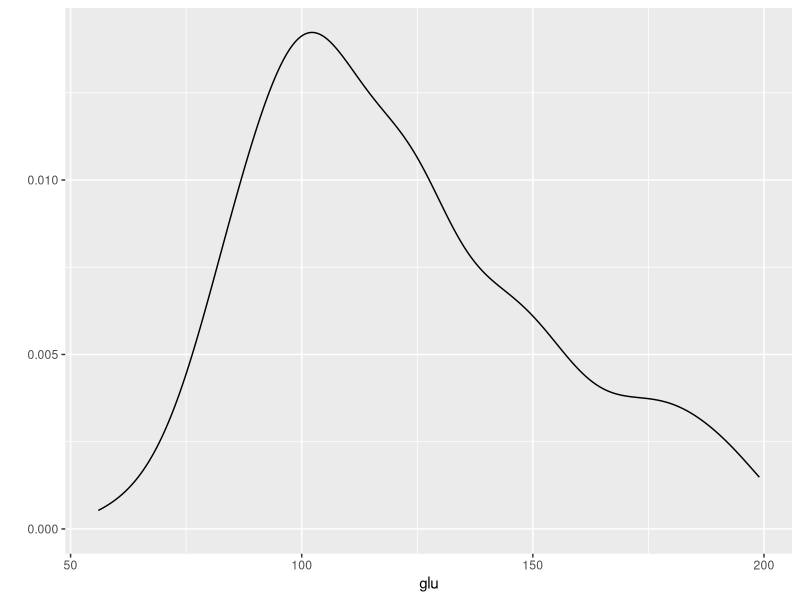
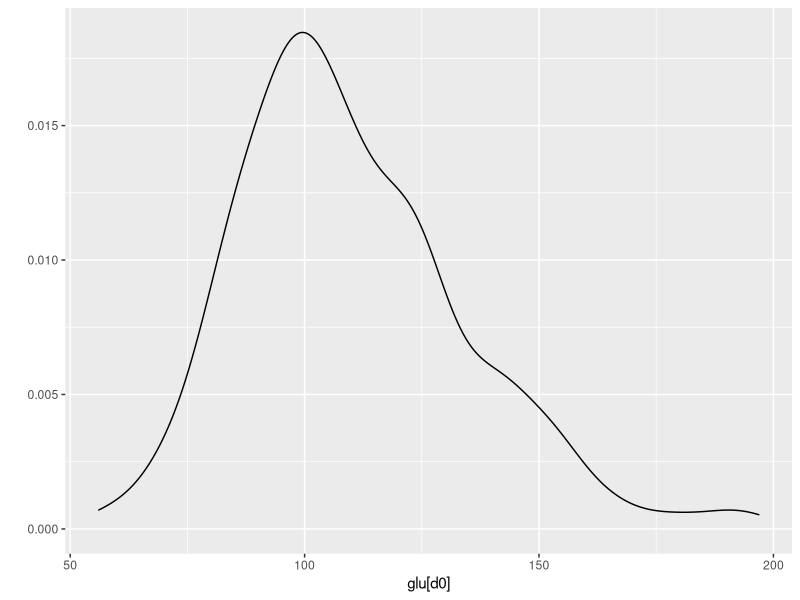
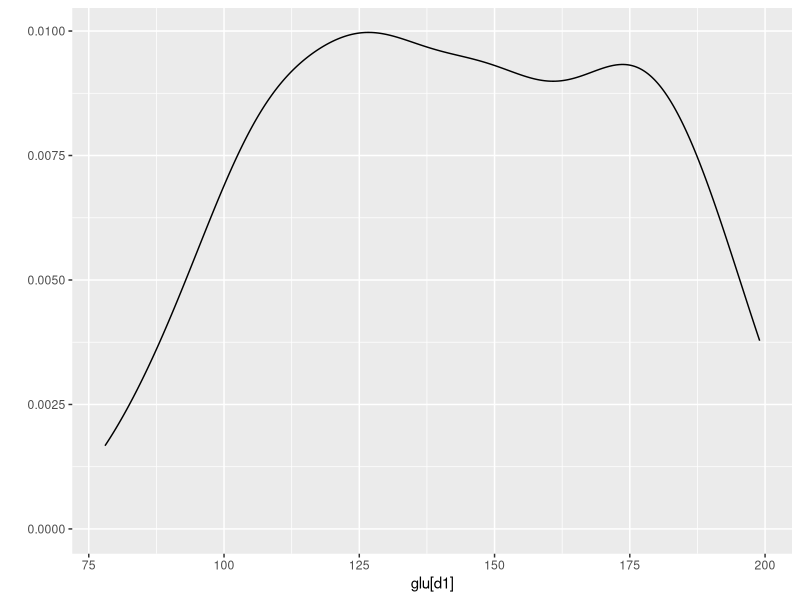
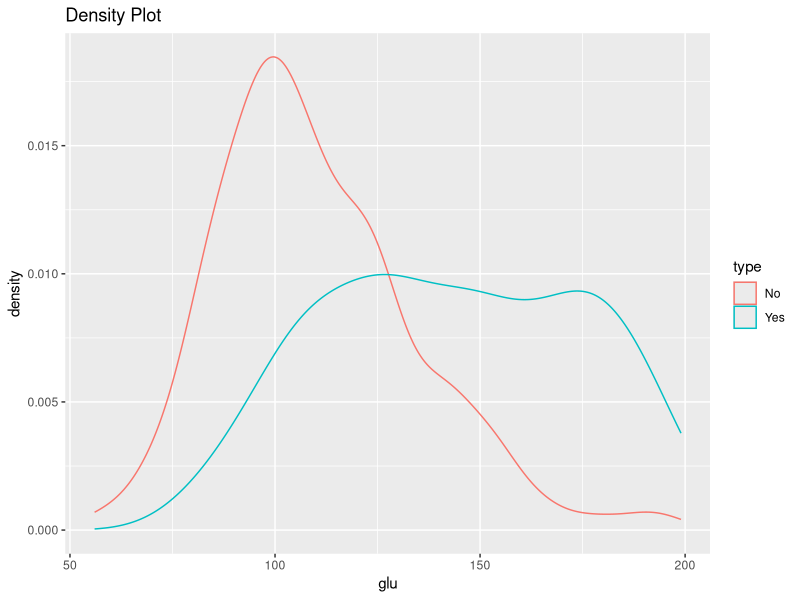
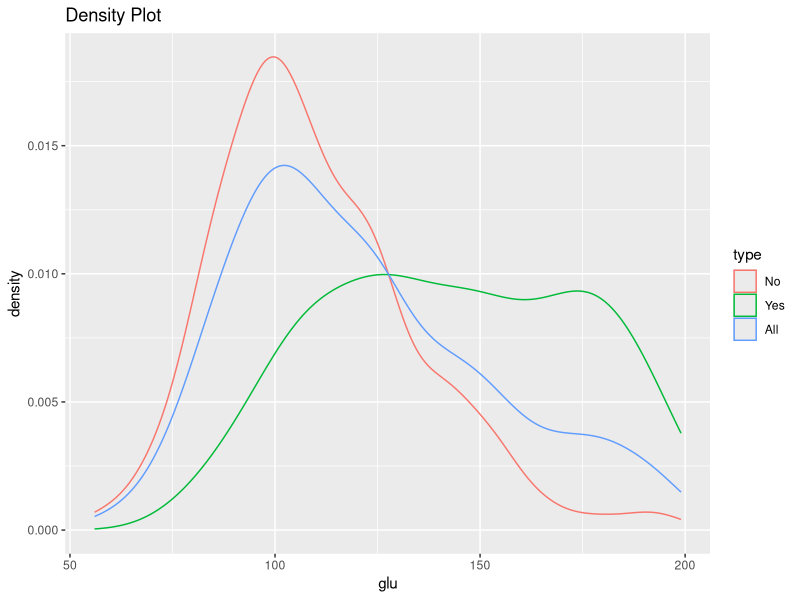

Write the R code that produced these figures, in order.
library(MASS)
library(ggplot2)

#Combine training dataset and testing dataset
data(Pima.tr)
data(Pima.te)
Pima <- rbind (Pima.tr, Pima.te)
#"glu" (plasma glucose concentration)
#"type"='Yes': presence of diabetes
#"type"='No': absence of diabetes
glu  <- Pima[, 'glu']
qplot(glu, geom = "density")
#Density plot of glu for all data
d0 <- which(Pima[, 'type'] == 'No')
qplot(glu[d0], geom = "density")
#Density plot of glu for those who are not suffered from diabetes.
d1 <- which(Pima[, 'type'] == 'Yes')
qplot(glu[d1], geom = "density")
#Density plot of glu for those who are suffered from diabetes.

ggplot(Pima, aes(x=glu,colour=type)) +  geom_density() +  ggtitle("Density Plot")

G1 <- Pima[,c("glu","type")]
G2 <- data.frame(glu=Pima[,"glu"],type="All")
GAll <- rbind(G1,G2)
ggplot(GAll, aes(x=glu,colour=type)) +  geom_density() +  ggtitle("Density Plot")
